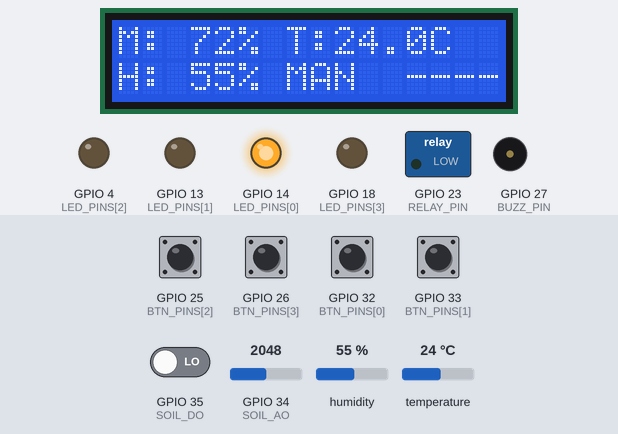
Simulated run of this sketch. Board: ESP32-S3. Parts: 16×2 character LCD, switched loads named in the sketch (green lamp = pin HIGH), output pins drawn as LEDs (lit = HIGH), buzzer (waves = sounding). Inputs (shaded band) come from the test bench; at power-on: GPIO 25 (BTN_PINS[2]), GPIO 26 (BTN_PINS[3]), GPIO 32 (BTN_PINS[0]), GPIO 33 (BTN_PINS[1]) HIGH, GPIO 35 (SOIL_DO) LOW, GPIO 34 (SOIL_AO) = 2048, humidity 55 %, temperature 24 °C (analog values on the 0–4095 scale). WiFi joins after 1.5 s; servers stay silent unless stated; the local clock reads 2024-03-15 10:24:30 at power-on unless the sketch sets it; storage starts empty; what the sketch prints to the serial monitor is not drawn.

Above: at 6.8 s.
6.9 s: GPIO 33 (BTN_PINS[1]) pulled LOW for 0.15 s
At 7.7 s:
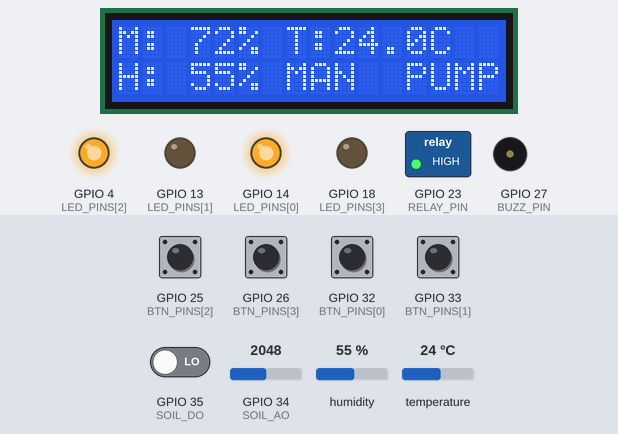
11.7 s: GPIO 32 (BTN_PINS[0]) pulled LOW for 0.15 s
At 13.2 s:
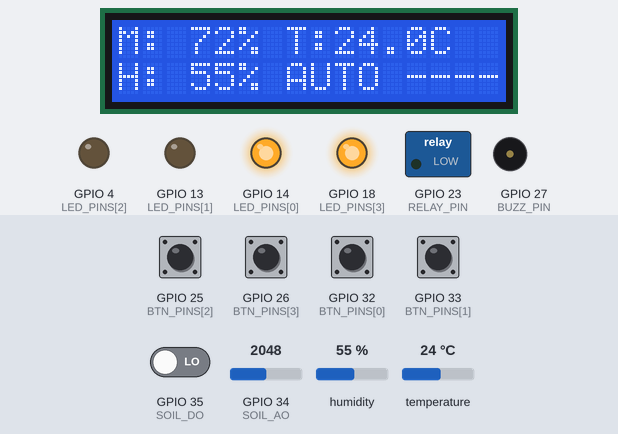
13.6 s: GPIO 34 (SOIL_AO) set to 2675
At 14.4 s:
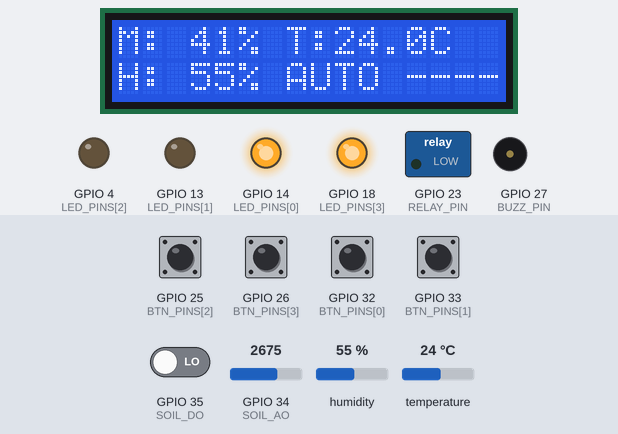
15.1 s: GPIO 34 (SOIL_AO) set to 2759
At 16.2 s:
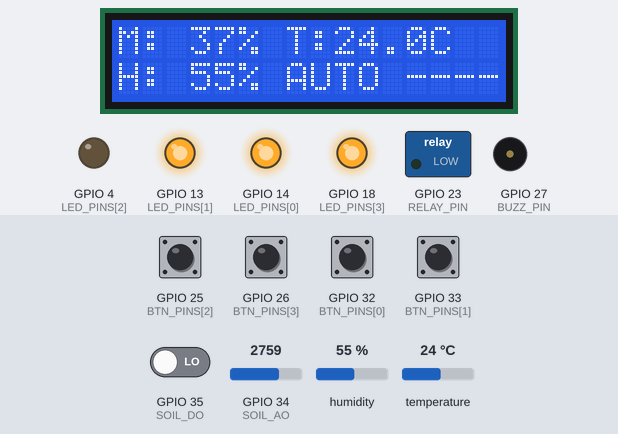
17.1 s: GPIO 25 (BTN_PINS[2]) pulled LOW for 0.15 s
At 18.1 s:
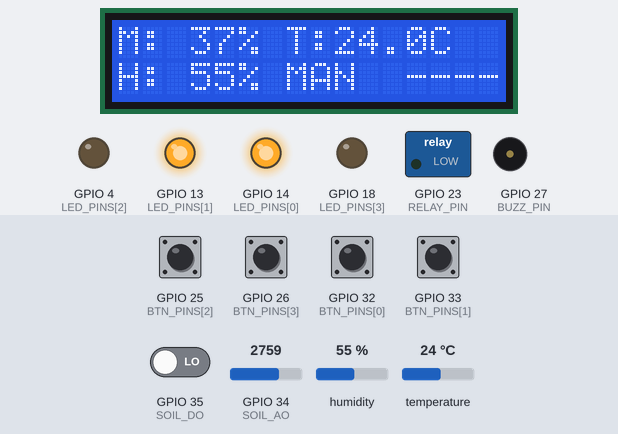
18.7 s: GPIO 32 (BTN_PINS[0]) pulled LOW for 1 s
At 31.2 s:
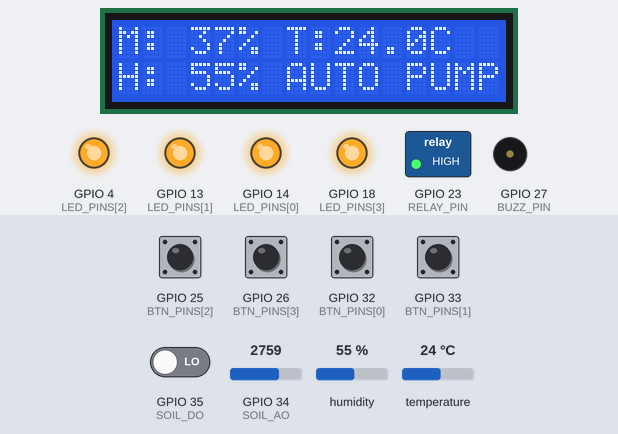
Timing chart, 0 to 31.7 s (numbered marks = the images above; inputs shaded):
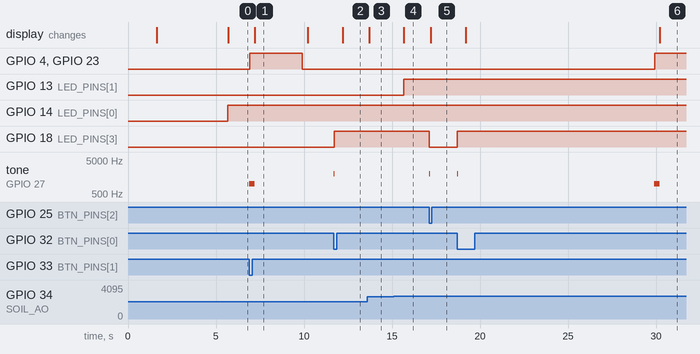

The sketch:

smartfarm.ino
```cpp
// 워크북 : Wi-Fi 스마트팜 (예제 1~4 통합)
// 토양수분 + DHT22 + 릴레이/펌프 + LCD(I2C) + LED 4 + 버튼 4 + 수동부저 + 웹 + CSV
// 라이브러리 : DHT sensor library, Adafruit Unified Sensor, LiquidCrystal I2C (Frank de Brabander)

#include <WiFi.h>
#include <WebServer.h>
#include <LittleFS.h>
#include <Wire.h>
#include <LiquidCrystal_I2C.h>
#include <DHT.h>
#include <time.h>

// ================= 1. 설정 (수정하는 부분) =================
const char* WIFI_SSID = "YOUR_WIFI";          // Wokwi: Wokwi-GUEST
const char* WIFI_PASS = "YOUR_PASSWORD";      // Wokwi: ""
const char* AP_SSID   = "SmartFarm-team01";
const char* AP_PASS   = "12345678";

int DRY_RAW = 3500;          // 예제1에서 측정한 마른 흙 ADC
int WET_RAW = 1500;          // 예제1에서 측정한 젖은 흙 ADC
int threshold = 40;          // 이 값(%)보다 건조하면 급수

const int RELAY_ON  = HIGH;  // 예제2에서 확인한 릴레이 트리거 방식
const unsigned long PUMP_MAX_MS  = 3000;    // 1회 급수 최대 3초
const unsigned long PUMP_REST_MS = 20000;   // 급수 후 20초 동안 재급수 금지

// ================= 2. 핀 =================
const int SOIL_AO = 34, SOIL_DO = 35, DHT_PIN = 19;
const int RELAY_PIN = 23, BUZZ_PIN = 27;
const int LED_PINS[4] = {14, 13, 4, 18};    // LED1 Wi-Fi, LED2 건조, LED3 펌프, LED4 AUTO
const int BTN_PINS[4] = {32, 33, 25, 26};   // BTN1 AUTO, BTN2 급수, BTN3 정지, BTN4 임계값
const int RELAY_OFF = (RELAY_ON == HIGH) ? LOW : HIGH;

const char* CSV_PATH = "/farm.csv";
const unsigned long LOG_MS = 10000;
const size_t CSV_MAX = 100 * 1024;

// ================= 3. 전역 변수 =================
WebServer server(80);
DHT dht(DHT_PIN, DHT22);
LiquidCrystal_I2C lcd(0x27, 16, 2);          // 주소 0x27 (안 되면 0x3F)

float tempC = NAN, humi = NAN;
int soilRaw = 0, moisture = 0, soilDo = HIGH;
bool autoMode = false, pumpOn = false, apMode = false;
unsigned long pumpStartMs = 0, pumpStopMs = 0;
unsigned long lastRead = 0, lastLog = 0, lastLcd = 0, lastAlarm = 0;
int lastBtn[4] = {HIGH, HIGH, HIGH, HIGH};
unsigned long lastBtnMs[4] = {0, 0, 0, 0};

// ================= 4. 웹페이지 =================
const char PAGE[] PROGMEM = R"HTML(
<!doctype html><html lang="ko"><head>
<meta charset="utf-8">
<meta name="viewport" content="width=device-width,initial-scale=1">
<title>Wi-Fi 스마트팜</title>
<style>
body{font-family:sans-serif;background:#eef5ee;margin:0;padding:14px;max-width:680px;margin:auto}
.card{background:#fff;border-radius:12px;padding:14px;margin:10px 0}
.grid{display:grid;grid-template-columns:repeat(3,1fr);gap:8px;text-align:center}
.big{font-size:30px;font-weight:bold}
button{font-size:16px;padding:12px 0;width:100%;border:0;border-radius:8px;background:#d7dde3}
.on{background:#2a9d4b;color:#fff}
.warn{background:#e9a400;color:#fff}
table{width:100%;border-collapse:collapse;font-size:12px}
td,th{border-bottom:1px solid #ddd;padding:3px;text-align:center}
img{width:100%;border-radius:8px}
</style></head><body>
<h2>🌱 Wi-Fi 스마트팜</h2>
<div id="st">연결 중...</div>

<div class="card grid">
  <div>토양수분<div class="big" id="m">-</div>%</div>
  <div>온도<div class="big" id="t">-</div>°C</div>
  <div>습도<div class="big" id="h">-</div>%</div>
</div>

<div class="card">
  ADC <b id="raw">-</b> · 임계값 <b id="th">-</b>% · 펌프 <b id="p">-</b>
  <div class="grid" style="margin-top:8px">
    <button id="bA" onclick="cmd('auto')">AUTO</button>
    <button onclick="cmd('water')">급수 3초</button>
    <button onclick="cmd('stop')">정지</button>
  </div>
  <div style="margin-top:8px"><button onclick="cmd('th')">임계값 +10 (30~60)</button></div>
</div>

<div class="card"><b>CSV 기록 (최근 10행)</b>
  <a href="/data.csv" download="farm.csv">[CSV 다운로드]</a>
  <table id="tb"></table>
</div>

<div class="card"><b>(선택) ESP32-S3-CAM 화면</b><br>
  CAM IP <input id="cam" placeholder="192.168.0.50" size="14">
  <button style="width:auto;padding:6px 12px" onclick="showCam()">보기</button>
  <img id="camimg" alt="">
</div>

<script>
async function refresh(){
  try{
    const d = await (await fetch('/api/state')).json();
    document.getElementById('m').textContent = d.m;
    document.getElementById('t').textContent = d.t===null ? 'ERR' : d.t.toFixed(1);
    document.getElementById('h').textContent = d.h===null ? 'ERR' : d.h.toFixed(1);
    document.getElementById('raw').textContent = d.raw;
    document.getElementById('th').textContent = d.th;
    document.getElementById('p').textContent = d.pump ? 'ON' : 'OFF';
    document.getElementById('bA').className = d.auto ? 'on' : '';
    document.getElementById('m').style.color = d.m < d.th ? '#c46a00' : '#1b7a36';
    document.getElementById('st').textContent = '연결됨 · ' + d.time;
  }catch(e){ document.getElementById('st').textContent = '연결 끊김'; }
}
async function cmd(c){
  await fetch('/api/cmd?c=' + c, {method:'POST'});
  refresh();
}
async function loadCsv(){
  try{
    const lines = (await (await fetch('/data.csv')).text()).trim().split('\n');
    const rows = lines.slice(1).slice(-10).reverse();
    let html = '<tr><th>' + lines[0].split(',').join('</th><th>') + '</th></tr>';
    for(const r of rows) html += '<tr><td>' + r.split(',').join('</td><td>') + '</td></tr>';
    document.getElementById('tb').innerHTML = html;
  }catch(e){}
}
function showCam(){
  const ip = document.getElementById('cam').value.trim();
  localStorage.setItem('camip', ip);
  document.getElementById('camimg').src = 'http://' + ip + ':81/stream';
}
const saved = localStorage.getItem('camip');
if(saved){ document.getElementById('cam').value = saved; }
setInterval(refresh, 1000);
setInterval(loadCsv, 5000);
refresh(); loadCsv();
</script>
</body></html>
)HTML";

// ================= 5. 보조 함수 =================
void beep(int freq, int ms) {
  tone(BUZZ_PIN, freq, ms);                  // 수동 부저 : 주파수(Hz)로 소리
}

void timeString(char* buf, size_t len) {
  struct tm tmv;
  if (getLocalTime(&tmv, 10)) strftime(buf, len, "%Y-%m-%d %H:%M:%S", &tmv);
  else snprintf(buf, len, "boot+%lus", millis() / 1000);
}

void newCsv() {
  File f = LittleFS.open(CSV_PATH, FILE_WRITE);
  f.println("time,temp_c,humi_pct,soil_raw,moisture_pct,threshold,auto,pump,event");
  f.close();
}

void logRow(const char* event) {
  File f = LittleFS.open(CSV_PATH, FILE_APPEND);
  if (!f) return;
  if (f.size() > CSV_MAX) {
    f.close();
    newCsv();
    f = LittleFS.open(CSV_PATH, FILE_APPEND);
  }
  char ts[24];
  timeString(ts, sizeof(ts));
  f.printf("%s,%.1f,%.1f,%d,%d,%d,%d,%d,%s\n",
           ts, tempC, humi, soilRaw, moisture, threshold, autoMode, pumpOn, event);
  f.close();
}

// ================= 6. 펌프 (안전 규칙 포함) =================
bool pumpStart(const char* why) {
  if (pumpOn) return false;
  if (pumpStopMs != 0 && millis() - pumpStopMs < PUMP_REST_MS) {   // 휴지시간 확인
    Serial.println("Pump blocked: rest time");
    return false;
  }
  digitalWrite(RELAY_PIN, RELAY_ON);
  pumpOn = true;
  pumpStartMs = millis();
  beep(1000, 300);
  logRow(why);
  Serial.printf("PUMP ON (%s)\n", why);
  return true;
}

void pumpStop(const char* why) {
  digitalWrite(RELAY_PIN, RELAY_OFF);
  if (pumpOn) {
    pumpOn = false;
    pumpStopMs = millis();
    logRow(why);
    Serial.printf("PUMP OFF (%s)\n", why);
  }
}

// ================= 7. 명령 (버튼과 웹이 같은 함수 사용) =================
void doCommand(const String& c, bool fromWeb) {
  if (c == "auto") {
    autoMode = !autoMode;
    logRow(autoMode ? "auto_on" : "auto_off");
  } else if (c == "water") {
    autoMode = false;                          // 수동 급수 시 AUTO 해제
    pumpStart(fromWeb ? "water_web" : "water_btn");
  } else if (c == "stop") {
    autoMode = false;
    pumpStop("stop");
  } else if (c == "th") {
    threshold = (threshold >= 60) ? 30 : threshold + 10;
    logRow("threshold");
  }
}

// ================= 8. 센서 =================
void readSensors() {
  long sum = 0;
  for (int i = 0; i < 10; i++) sum += analogRead(SOIL_AO);
  soilRaw = sum / 10;
  moisture = constrain(map(soilRaw, DRY_RAW, WET_RAW, 0, 100), 0, 100);
  soilDo = digitalRead(SOIL_DO);

  float t = dht.readTemperature();
  float h = dht.readHumidity();
  tempC = t;                                   // 실패하면 NaN 그대로 저장 -> 경보
  humi = h;
}

// ================= 9. LCD =================
void updateLcd() {
  char line[17];
  lcd.setCursor(0, 0);
  if (isnan(tempC)) snprintf(line, sizeof(line), "M:%3d%% T:ERR    ", moisture);
  else snprintf(line, sizeof(line), "M:%3d%% T:%4.1fC  ", moisture, tempC);
  lcd.print(line);

  lcd.setCursor(0, 1);
  snprintf(line, sizeof(line), "H:%3.0f%% %-4s %-4s",
           isnan(humi) ? 0.0 : humi, autoMode ? "AUTO" : "MAN", pumpOn ? "PUMP" : "----");
  lcd.print(line);
}

// ================= 10. 웹 처리 =================
void handleState() {
  char ts[24];
  timeString(ts, sizeof(ts));
  String j = "{";
  j += "\"m\":" + String(moisture);
  j += ",\"raw\":" + String(soilRaw);
  j += ",\"t\":" + (isnan(tempC) ? String("null") : String(tempC, 1));
  j += ",\"h\":" + (isnan(humi) ? String("null") : String(humi, 1));
  j += ",\"th\":" + String(threshold);
  j += ",\"auto\":" + String(autoMode);
  j += ",\"pump\":" + String(pumpOn);
  j += ",\"time\":\"" + String(ts) + "\"}";
  server.send(200, "application/json", j);
}

void handleCmd() {
  doCommand(server.arg("c"), true);
  server.send(200, "text/plain", "OK");
}

void handleCsv() {
  File f = LittleFS.open(CSV_PATH, FILE_READ);
  if (!f) {
    server.send(404, "text/plain", "no csv");
    return;
  }
  server.streamFile(f, "text/csv");
  f.close();
}

void startWiFi() {
  lcd.clear();
  lcd.print("WiFi connecting");
  WiFi.mode(WIFI_STA);
  WiFi.begin(WIFI_SSID, WIFI_PASS);
  unsigned long t0 = millis();
  while (WiFi.status() != WL_CONNECTED && millis() - t0 < 15000) delay(500);

  IPAddress ip;
  if (WiFi.status() == WL_CONNECTED) {
    ip = WiFi.localIP();
    configTime(9 * 3600, 0, "pool.ntp.org", "time.google.com");
  } else {
    apMode = true;
    WiFi.mode(WIFI_AP);
    WiFi.softAP(AP_SSID, AP_PASS);
    ip = WiFi.softAPIP();
  }
  Serial.printf("%s mode. Open http://%s\n", apMode ? "AP" : "STA", ip.toString().c_str());
  lcd.clear();
  lcd.print(apMode ? "AP mode" : "WiFi OK");
  lcd.setCursor(0, 1);
  lcd.print(ip.toString());                    // 휴대폰으로 접속할 주소를 LCD에 표시
  delay(4000);
  lcd.clear();
}

// ================= 11. setup / loop =================
void setup() {
  Serial.begin(115200);
  digitalWrite(RELAY_PIN, RELAY_OFF);          // 부팅 직후 펌프 OFF 보장
  pinMode(RELAY_PIN, OUTPUT);
  pinMode(SOIL_DO, INPUT);
  analogReadResolution(12);
  for (int i = 0; i < 4; i++) {
    pinMode(LED_PINS[i], OUTPUT);
    pinMode(BTN_PINS[i], INPUT_PULLUP);
  }
  dht.begin();
  lcd.init();
  lcd.backlight();

  if (!LittleFS.begin(true)) Serial.println("LittleFS mount failed");
  if (!LittleFS.exists(CSV_PATH)) newCsv();

  startWiFi();
  server.on("/", HTTP_GET, []() { server.send(200, "text/html; charset=utf-8", PAGE); });
  server.on("/api/state", HTTP_GET, handleState);
  server.on("/api/cmd", HTTP_POST, handleCmd);
  server.on("/data.csv", HTTP_GET, handleCsv);
  server.begin();
  readSensors();
  logRow("boot");
}

void loop() {
  server.handleClient();
  unsigned long now = millis();

  // (1) 버튼 4개
  const char* names[4] = {"auto", "water", "stop", "th"};
  for (int i = 0; i < 4; i++) {
    int b = digitalRead(BTN_PINS[i]);
    if (lastBtn[i] == HIGH && b == LOW && now - lastBtnMs[i] > 50) {
      lastBtnMs[i] = now;
      beep(2000, 40);
      doCommand(names[i], false);
    }
    lastBtn[i] = b;
  }

  // (2) 센서 : 2초마다
  if (now - lastRead >= 2000) {
    lastRead = now;
    readSensors();
  }

  // (3) 펌프 자동 정지 / 자동 급수
  if (pumpOn && now - pumpStartMs >= PUMP_MAX_MS) pumpStop("time_up");
  bool rested = (pumpStopMs == 0) || (now - pumpStopMs >= PUMP_REST_MS);
  if (autoMode && !pumpOn && rested && moisture < threshold) pumpStart("water_auto");

  // (4) LED 표시
  bool wifiLed = apMode ? ((now / 500) % 2) : (WiFi.status() == WL_CONNECTED);
  digitalWrite(LED_PINS[0], wifiLed);                // AP 모드면 깜빡임
  digitalWrite(LED_PINS[1], moisture < threshold);   // 건조
  digitalWrite(LED_PINS[2], pumpOn);                 // 펌프 작동
  digitalWrite(LED_PINS[3], autoMode);               // AUTO

  // (5) DHT22 오류 경보 : 5초마다 짧은 경고음
  if (isnan(tempC) && now - lastAlarm >= 5000) {
    lastAlarm = now;
    beep(3000, 200);
  }

  // (6) LCD 0.5초마다, CSV 10초마다
  if (now - lastLcd >= 500) {
    lastLcd = now;
    updateLcd();
  }
  if (now - lastLog >= LOG_MS) {
    lastLog = now;
    logRow("periodic");
  }
}
```

Measured:
- the behaviour switches between 2700 and 2701 on GPIO 34 (SOIL_AO) (found by bisection; images 3 and 4)
- after the input at 6.9 s, GPIO 4 (LED_PINS[2]), GPIO 23 (RELAY_PIN): LOW → HIGH at once, → LOW 3.0 s later; tone on GPIO 27 (BUZZ_PIN): silent → 1000 Hz at once, → silent 0.30 s later; the display: changes after 0.31 s (image 1)
- after the input at 11.7 s, GPIO 18 (LED_PINS[3]): LOW → HIGH at once; tone on GPIO 27 (BUZZ_PIN): silent → 2000 Hz at once, → silent 0.04 s later; the display: changes after 0.49 s (image 2)
- after the input at 13.6 s, the display: changes after 0.09 s (image 3)
- after the input at 15.1 s, GPIO 13 (LED_PINS[1]): LOW → HIGH after 0.56 s; the display: changes after 0.57 s (image 4)
- after the input at 17.1 s, GPIO 18 (LED_PINS[3]): HIGH → LOW at once; tone on GPIO 27 (BUZZ_PIN): silent → 2000 Hz at once, → silent 0.04 s later; the display: changes after 0.09 s (image 5)
- after the input at 18.7 s, GPIO 4 (LED_PINS[2]), GPIO 23 (RELAY_PIN): LOW → HIGH after 11.2 s; GPIO 18 (LED_PINS[3]): LOW → HIGH at once; tone on GPIO 27 (BUZZ_PIN): silent → 2000 Hz at once, → silent 0.04 s later, → 1000 Hz 11.2 s later, → silent 0.30 s later; the display: first changes after 0.49 s (image 6 shows a later state)
